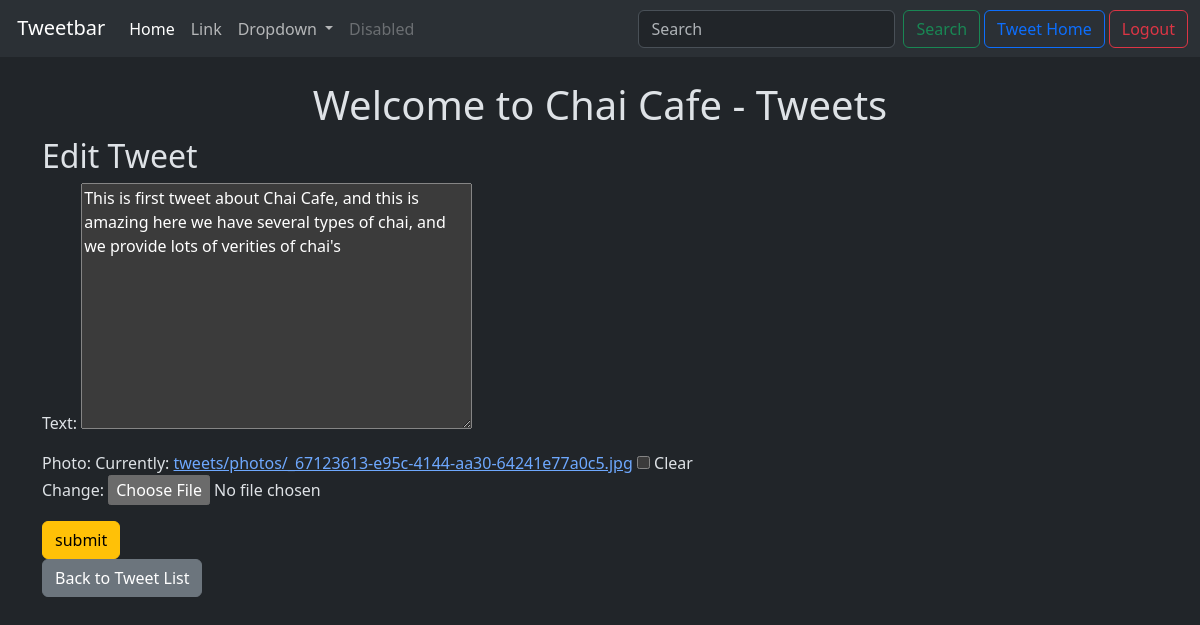
/tweet/1/edit/ (signed in), run on an earlier commit of the app's database.
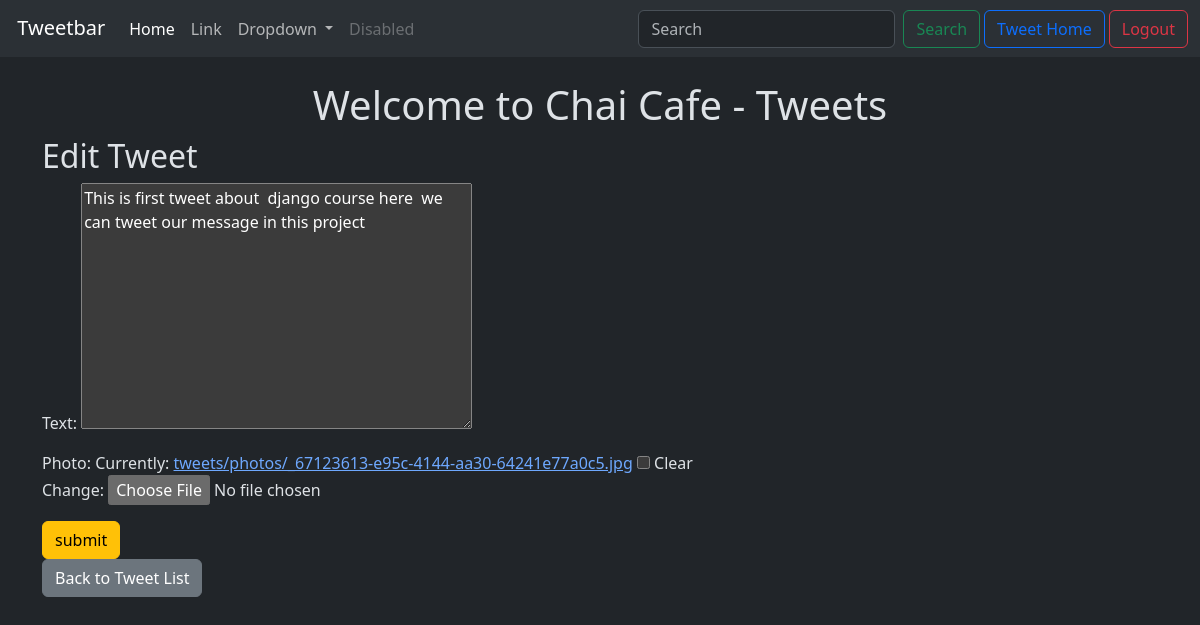
And on a later commit of the database.
### tweet/models.py (models this page shows)
class Tweet(models.Model):
    user = models.ForeignKey(User, on_delete=models.CASCADE)
    text = models.TextField()
    photo = models.ImageField(upload_to='tweets/photos/', blank=True, null=True)
    created_at = models.DateTimeField(auto_now_add=True)
    updated_at = models.DateTimeField(auto_now=True)

### tweet/views.py (the view)
# urls.py: path("<int:tweet_id>/edit/", views.tweet_edit, name='tweet_edit'),
@login_required
def tweet_edit(request, tweet_id):
    tweet = get_object_or_404(Tweet, pk=tweet_id, user=request.user)
    if request.method == "POST":
        form = TweetForm(request.POST, request.FILES, instance=tweet)
        if form.is_valid():
            tweet = form.save(commit=False)
            tweet.user = request.user
            tweet.save()
            return redirect("tweet_list")
    else:
        form = TweetForm(instance=tweet)
    return render(request, "tweet_form.html", {"form": form})

### tweet/forms.py
class TweetForm(forms.ModelForm):
    class Meta:
        model = Tweet
        fields = ['text','photo']

### tweet/templates/tweet_form.html (shortened to what this page needs)
{% extends "layout.html" %}
{% block content %}
<h1 class='text-center mt-4'>Welcome to Chai Cafe - Tweets</h1>
<h2>
    {% if form.instance.pk %}
        Edit Tweet
    {% else %}
        Create Tweet
    {% endif %}
</h2>
<form method="post" enctype="multipart/form-data" class="form">
    {{ form.as_p }}
    <button class="btn btn-warning" type="submit">submit</button>
</form>
<a href="{% url 'tweet_list' %}" class="btn btn-secondary">Back to Tweet List</a>
{% endblock %}

What changed in the data, as far as the page shows it:
changed Tweet: text "This is first tweet about Chai Cafe, and this is amazing here we have several types of chai, and we provide lots of verities of chai's" → "This is first tweet about django course here we can tweet our message in this project"
